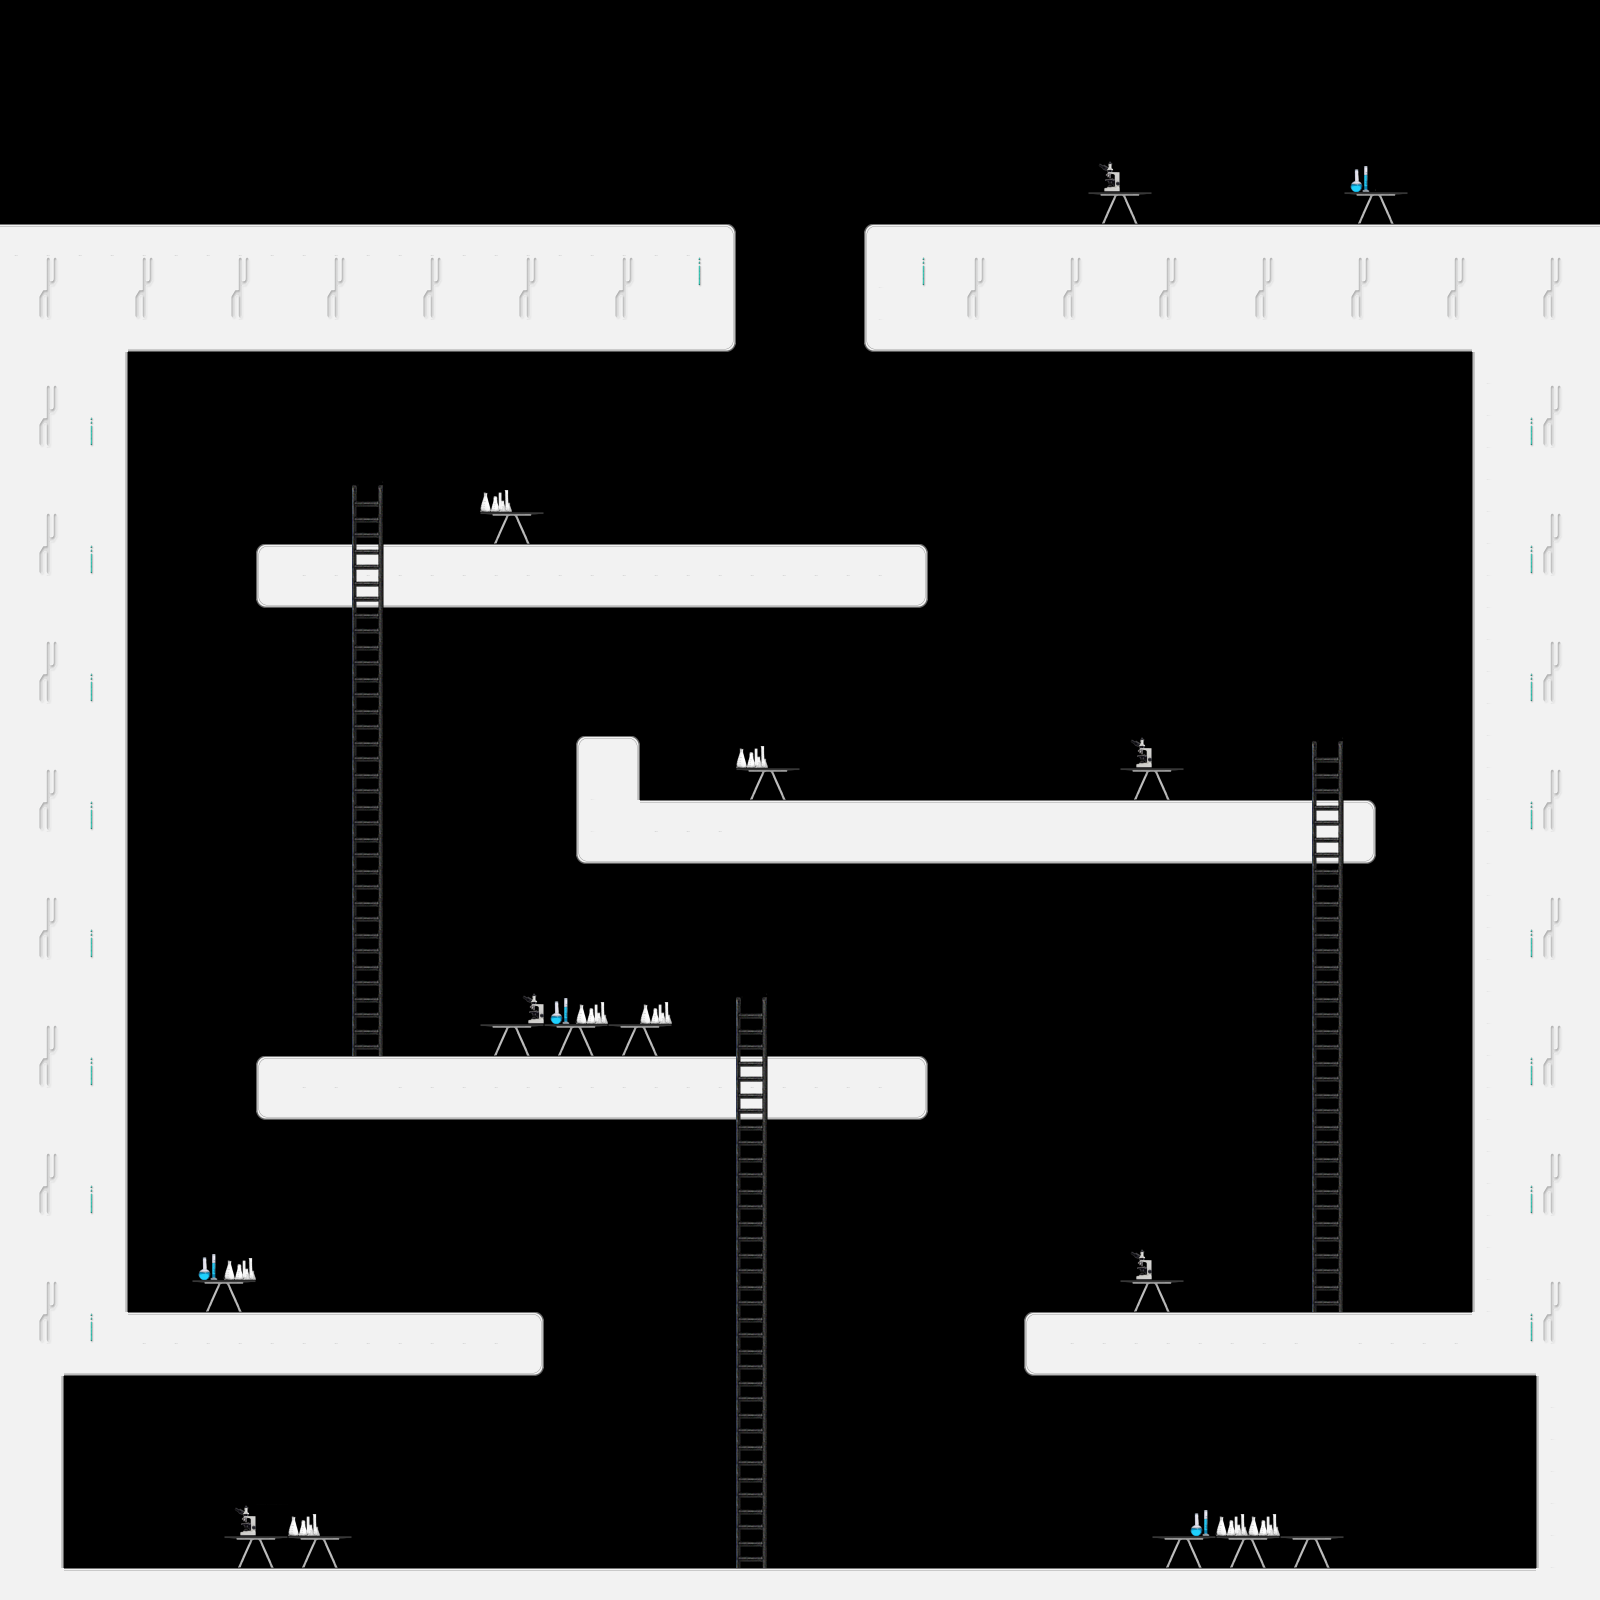

This game map was drawn from its Tiled (.tmx) file and the tilesets committed beside it. A one-line description and the trimmed map source follow:
An orthogonal 50x50 tile map with 32x32 px tiles, 2 tile layers (bloco, escada) and 1 object (PlayerSpawn).

<map version="1.0" orientation="orthogonal" renderorder="right-down" width="50" height="50" tilewidth="32" tileheight="32" nextobjectid="3">
 <properties>
  <property name="playerLayer" type="int" value="2" />
 </properties>
 <tileset firstgid="1" name="tileset-futurista-10" tilewidth="32" tileheight="32" tilecount="42" columns="6">
  <image source="../img/TileSet2.png" width="192" height="250" />
  <tile id="0">
   <properties>
    <property name="Solid" type="bool" value="true" />
   </properties>
  </tile>
  <tile id="1">
   <properties>
    <property name="Solid" type="bool" value="true" />
   </properties>
  </tile>
  <tile id="2">
   <properties>
    <property name="Solid" type="bool" value="true" />
   </properties>
  </tile>
  <tile id="3">
   <properties>
    <property name="Solid" type="bool" value="true" />
   </properties>
  </tile>
  <tile id="4">
   <properties>
    <property name="Solid" type="bool" value="true" />
   </properties>
  </tile>
  <tile id="6">
   <properties>
    <property name="Solid" type="bool" value="true" />
   </properties>
  </tile>
  <tile id="7">
   <properties>
    <property name="Solid" type="bool" value="true" />
   </properties>
  </tile>
  <tile id="8">
   <properties>
    <property name="Solid" type="bool" value="true" />
   </properties>
  </tile>
  <tile id="9">
   <properties>
    <property name="Solid" type="bool" value="true" />
   </properties>
  </tile>
  <tile id="10">
   <properties>
    <property name="Solid" type="bool" value="true" />
   </properties>
  </tile>
  <tile id="12">
   <properties>
    <property name="Solid" type="bool" value="true" />
   </properties>
  </tile>
  <tile id="13">
   <properties>
    <property name="Solid" type="bool" value="true" />
   </properties>
  </tile>
  <tile id="14">
   <properties>
    <property name="Solid" type="bool" value="true" />
   </properties>
  </tile>
  <tile id="15">
   <properties>
    <property name="Solid" type="bool" value="true" />
   </properties>
  </tile>
  <tile id="16">
   <properties>
    <property name="Solid" type="bool" value="true" />
   </properties>
  </tile>
  <tile id="18">
   <properties>
    <property name="Solid" type="bool" value="true" />
   </properties>
  </tile>
  <tile id="19">
   <properties>
    <property name="Solid" type="bool" value="true" />
   </properties>
  </tile>
  <tile id="20">
   <properties>
    <property name="Solid" type="bool" value="true" />
   </properties>
  </tile>
  <tile id="21">
   <properties>
    <property name="Solid" type="bool" value="true" />
   </properties>
  </tile>
  <tile id="22">
   <properties>
    <property name="Solid" type="bool" value="true" />
   </properties>
  </tile>
  <tile id="30">
   <properties>
    <property name="Stairs" type="bool" value="true" />
   </properties>
  </tile>
  <tile id="36">
   <properties>
    <property name="Stairs" type="bool" value="true" />
   </properties>
  </tile>
 </tileset>
 <layer name="bloco" width="50" height="50">
  <data>[2500 cells, 754 non-empty, 21 distinct tile ids]</data>
 </layer>
 <layer name="escada" width="50" height="50">
  <data>[2500 cells, 57 non-empty, 3 distinct tile ids]</data>
 </layer>
 <objectgroup name="Object Layer 1">
  <object id="1" type="PlayerSpawn" x="90" y="1451" width="23" height="24" />
 </objectgroup>
</map>